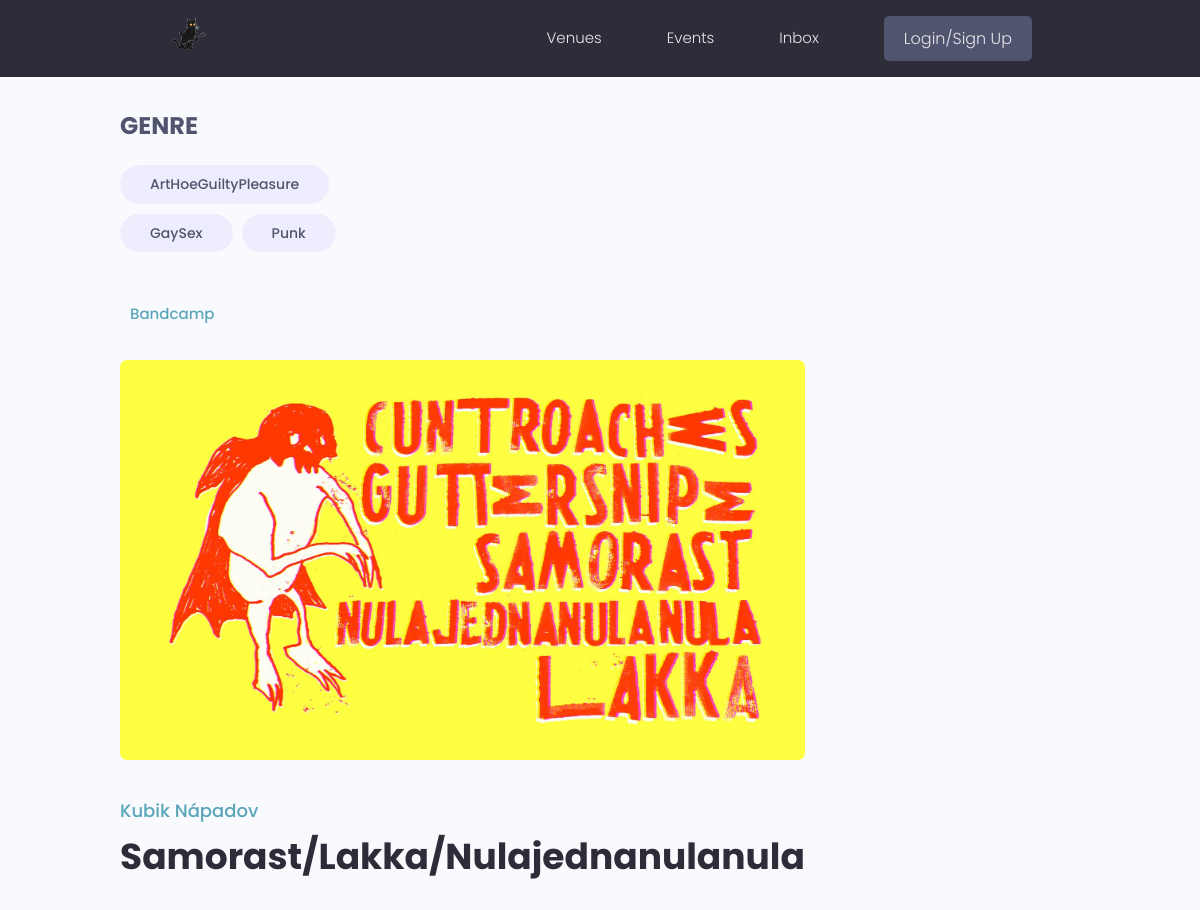
The page /projects/project/e0cac091-781a-4bd4-8a85-67765c86e432/ (upper part) on the database as committed earlier.
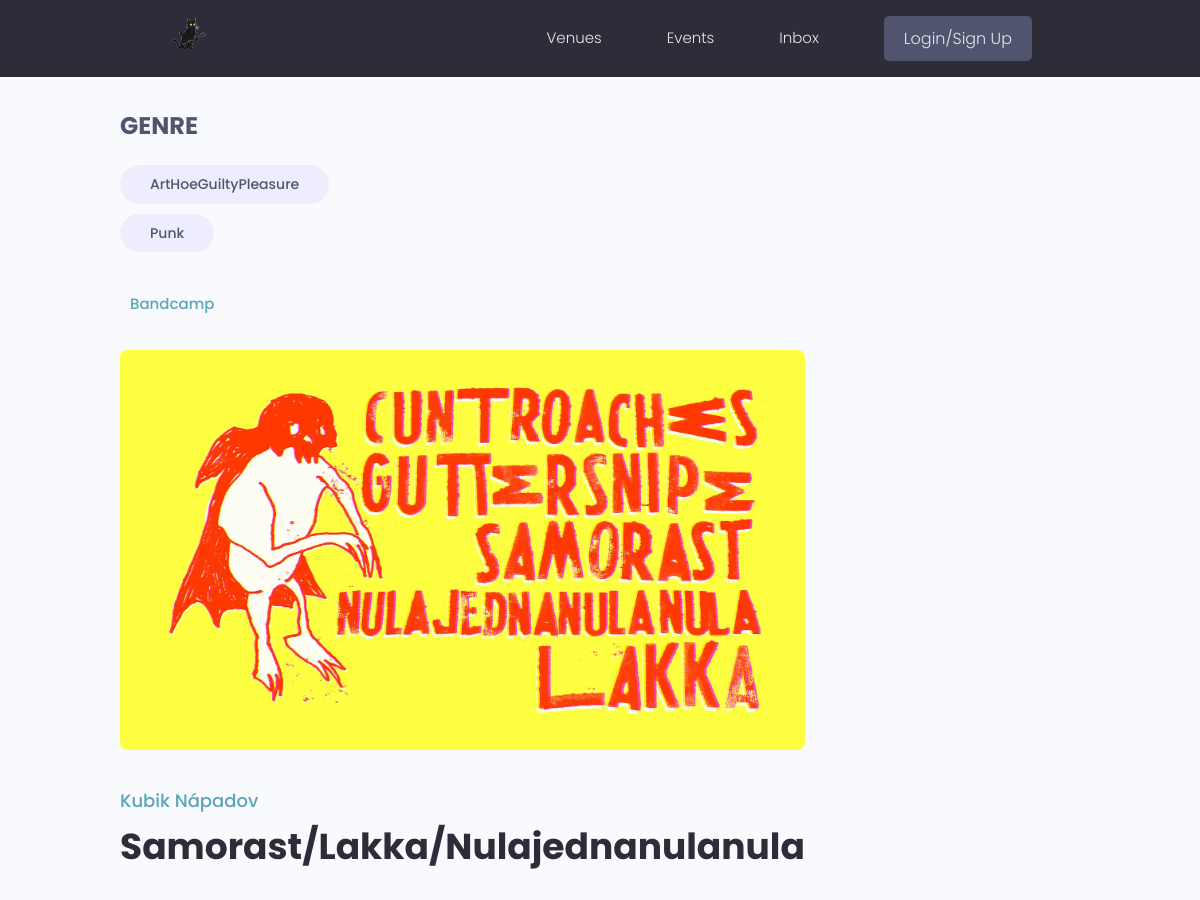
The same page on the database as committed later.
### projects/models.py (models this page shows)
class Tag(models.Model):
    name = models.CharField(max_length=200)
    created = models.DateTimeField(auto_now_add=True)
    id = models.UUIDField(default=uuid.uuid4, unique=True, primary_key=True, editable=False)
    def __str__(self):
        return self.name

### projects/views.py (the view)
# urls.py: path('project/<str:pk>/', views.project, name="project"),
def project(request, pk):
    projectObj = Project.objects.get(id=pk)
    return render(request, 'projects/single-project.html', {'project': projectObj,})

### projects/templates/projects/single-project.html (shortened to what this page needs)
{% extends 'main.html' %} {% block content %}
  <main class="singleProject my-md">
    <div class="container">
      <div class="layout">
        <div class="column column--1of3">
          <h3 class="singleProject__subtitle">Genre</h3>
          <div class="singleProject__toolStack">
            {% for tag in project.tags.all %}
            <span class="tag tag--pill tag--sub tag--lg">
              <small>{{tag}}</small>
            </span>
            {% endfor %}
          </div>
          {% if project.source_link %}
          <a class="singleProject__liveLink" href="#" target="_blank">Bandcamp
          </a>
          {% endif %}
        </div>
        <div class="column column--2of3">
          <img class="singleProject__preview" src="{{ project.featured_image.url }}" alt="portfolio thumbnail" />
          <a href="profile.html" class="singleProject__developer">{{project.owner.name}}</a>
          <h2 class="singleProject__title">{{project.title}}</h2>
        </div>
      </div>
    </div>
  </main>
{% endblock %}

Rows that differ between the two databases and show on the page:
removed Tag: name "GaySex"
